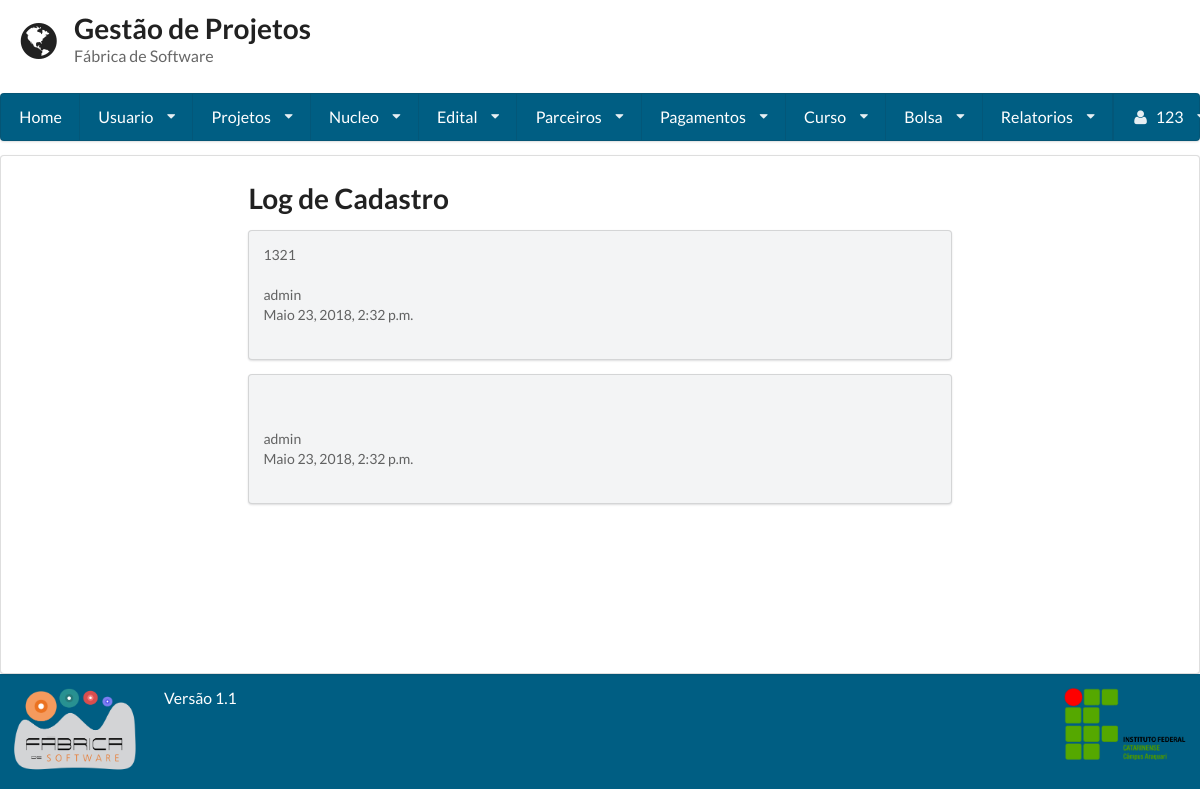
/log_cadastro/ (signed in), run on an earlier commit of the app's database.
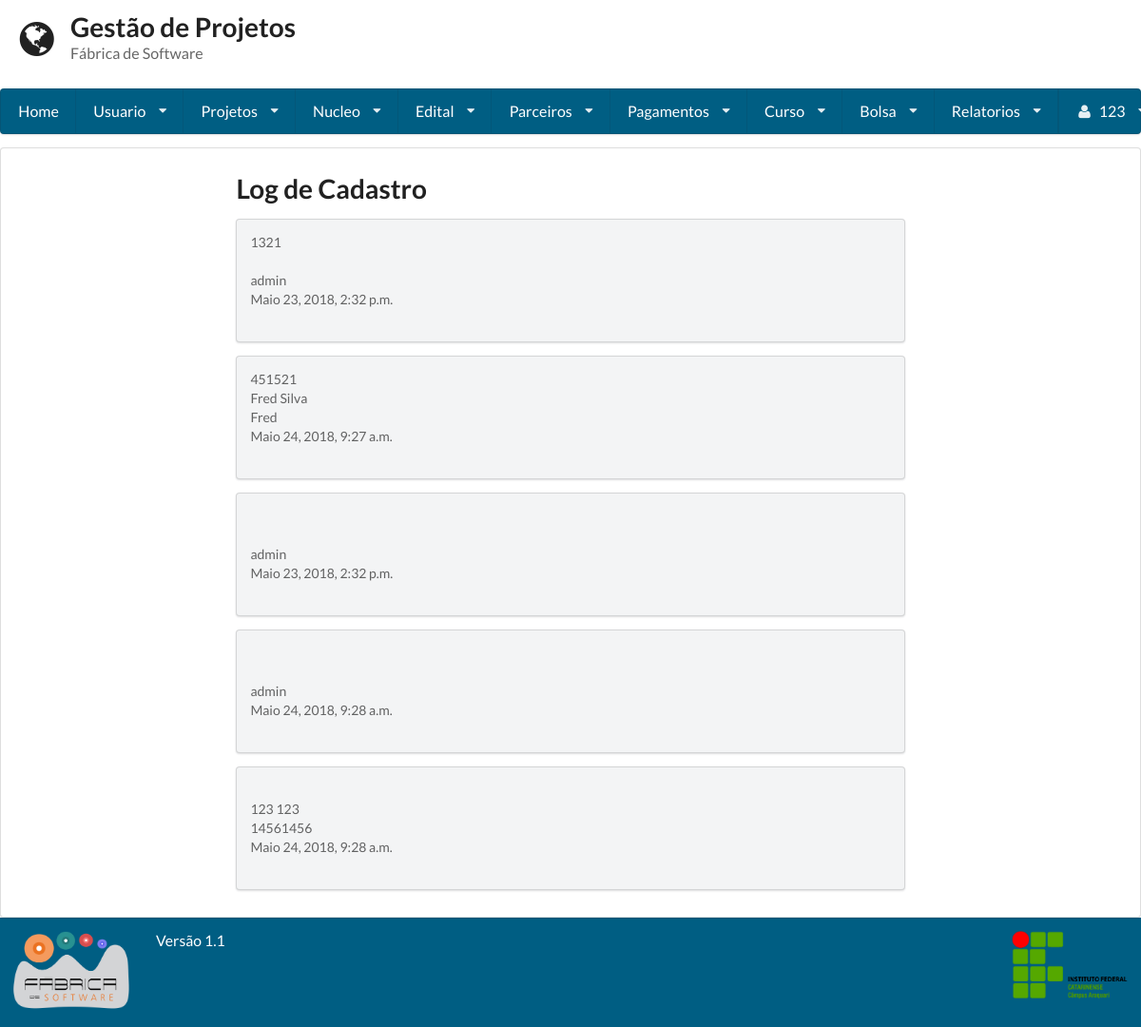
And on a later commit of the database.
### gestaoapp/models/edital.py (models this page shows, shortened)
class Edital(models.Model):
    numero = models.IntegerField(unique=True)
    orgao_concedente = models.CharField(max_length=255)
    dt_inicio = models.DateField()
    dt_termino = models.DateField()
    url_edital = models.URLField(max_length=200, null=True, blank=True)
    verba = models.FloatField(null=True, blank=True)
    qtd_bolsa = models.IntegerField(null=True, blank=True)
    pdf_edital = models.FileField(null=True, blank=True)
    data_hora_cadastro = models.DateTimeField(auto_now=True)
    responsavel_cadastro = models.ForeignKey(User)

### gestaoapp/models/bolsa.py (models this page shows, shortened)
class Bolsa(models.Model):
    codigo = models.CharField(max_length=255)
    valor = models.DecimalField(max_digits=8, decimal_places=2)
    dt_inicio = models.DateField()
    dt_termino = models.DateField()
    edital = models.ForeignKey(Edital)
    qtd_pagamento = models.IntegerField(default=0, null=True, blank=True)
    status = models.BooleanField(default=True)
    vinculos = models.ManyToManyField(Usuario, through='Vinculo', blank=True)
    data_hora_cadastro = models.DateTimeField(auto_now=True)
    responsavel_cadastro = models.ForeignKey(User, related_name= 'responsavel')
    responsavel_gerencia = models.ForeignKey(Usuario, related_name= 'responsavel_gerencia')

### gestaoapp/views/logcadastro.py (the view)
# urls.py: url(r'^log_cadastro/', LogCadastro.as_view()),
class LogCadastro(LoginRequiredMixin, View):
        template = 'relatorio/visualizar.html'
        def get(self, request):
            projeto = Projeto.objects.all()
            usuario = User.objects.all()
            nucleo = Nucleo.objects.all()
            edital = Edital.objects.all()
            curso = Curso.objects.all()
            parceiro = Parceiro.objects.all()
            bolsa = Bolsa.objects.all()
            return render(request, self.template, {'projetos': projeto, 'usuario': usuario, 'nucleos': nucleo, 'editals': edital, 'cursos': curso, 'bolsas':bolsa, 'parceiros':parceiro })

### gestaoapp/templates/relatorio/visualizar.html (shortened to what this page needs)
{% extends 'base.html' %}
{% block conteudo %}
    <h1 class="ui header">Log de Cadastro </h1>
    {% for edital in editals %}
        <div class="ui secondary segment">
            {{ edital.numero }}<br>
            {{ edital.responsavel_cadastro.first_name }} {{ edital.responsavel_cadastro.last_name }} <br>
            {{ edital.responsavel_cadastro.username }} <br>
            {{ edital.data_hora_cadastro }}<br>
            <br>
        </div>
    {% endfor %}
 {% for bolsa in bolsas %}
        <div class="ui secondary segment">
            {{ bolsa.curso }}<br>
            {{ bolsa.responsavel_cadastro.first_name }} {{ bolsa.responsavel_cadastro.last_name }} <br>
            {{ bolsa.responsavel_cadastro.username }} <br>
            {{ bolsa.data_hora_cadastro }}<br>
            <br>
        </div>
    {% endfor %}
{% endblock %}

### gestaoapp/templates/base.html (shortened to what this page needs)
<!doctype html>
<head>
    {% load staticfiles %}
    <link rel="stylesheet" href="{% static 'semantic-2.1/dist/semantic.css' %}"/>
    <link rel="stylesheet" href="{% static 'base.css' %}"/>
</head>
<body class="cor-fundo">
<header class="cabecalho">
    <div class="ui grid">
        <div class="row">
            <div class='twelve wide column'>
                <h1 class="ui header">
                    <i class='ui icon world'></i>
                    <div class="ui content">
                        Gestão de Projetos
                        <p class="sub header">
                            Fábrica de Software
                        </p>
                    </div>
                </h1>
            </div>
        </div>
        {% if user.is_authenticated %}
            <div class="computer only row">
                <nav class="ui large menu stackable"><a class="item" href="/home">Home</a>
                    <div class="ui dropdown item">Usuario<i class="dropdown icon"></i>
                    </div>
                    <div class="ui dropdown item">Projetos<i class="dropdown icon"></i>
                    </div>
                    <div class="ui dropdown item">Nucleo<i class="dropdown icon"></i>
                    </div>
                    <div class="ui dropdown item">Edital<i class="dropdown icon"></i>
                    </div>
                    <div class="ui dropdown item">Parceiros<i class="dropdown icon"></i>
                    </div>
                    <div class="ui dropdown item">Pagamentos<i class="dropdown icon"></i>
                    </div>
                    {% if user.is_superuser %}
                        <div class="ui dropdown item">Curso<i class="dropdown icon"></i>
                        </div>
                    {% endif %}
                    {% if user.is_superuser %}
                        <div class="ui dropdown item">Bolsa<i class="dropdown icon"></i>
                        </div>
                    {% endif %}
                    {% if user.is_superuser %}
                        <div class="ui dropdown item">Relatorios<i class="dropdown icon"></i>
                        </div>
                    {% endif %}
                    <div class="ui dropdown item right floated"><i class="user icon"></i>
                        {{ request.user.first_name }} <i class="dropdown icon"></i>
                    </div>
                </nav>
            </div>
        {% endif %}
    </div>
</header>
<article class="corpo ui segment cor-conteudo">
    <div class="ui grid">
        <div class="row">
            <div class="three wide column"></div>
            <div class="ten wide column">
                {% block conteudo %}
                {% endblock %}
            </div>
        </div>
    </div>
</article>
<footer class="ui grid rodape verde_escuro">
    <div class="two wide column">
        <img class="ui small image" src="{% static 'fabrica.png' %}">
    </div>
    <div class=" twelve wide column">
        <label class="centered"> Versão 1.1 </label>
    </div>
    <div class="two wide column">
        <img class="ui small image" src="{% static 'ifc2.png' %}">
    </div>
</footer>
</body>
</html>

### static/base.css (style rules this page uses)
.ui.grid { margin: 0 !important; padding: 0 !important; }
.cabecalho { min-height: 16% !important; color: #005e83 !important; }
.cabecalho .grid { margin: 0 !important; padding: 0 !important; }
.corpo { min-height: 64.9% !important; }
.rodape { min-height: 11% !important; }
article { margin: 0 !important; }
.verde_escuro { background: #005e83 !important; color: #FFFFFF !important; }
.ui.menu { width: 100% !important; background-color: #005e83 !important; }
.ui.menu > .item { color: #FFF !important; }
label { font-size: 1.125em !important; }

What changed in the data, as far as the page shows it:
added Edital: numero "451521", responsavel_cadastro.first_name "Fred", responsavel_cadastro.last_name "Silva", responsavel_cadastro.username "Fred", data_hora_cadastro "Maio 24, 2018, 9:27 a.m."
added Bolsa: responsavel_cadastro.username "admin", data_hora_cadastro "Maio 24, 2018, 9:28 a.m."
added Bolsa: responsavel_cadastro.first_name "123", responsavel_cadastro.last_name "123", responsavel_cadastro.username "14561456", data_hora_cadastro "Maio 24, 2018, 9:28 a.m."
